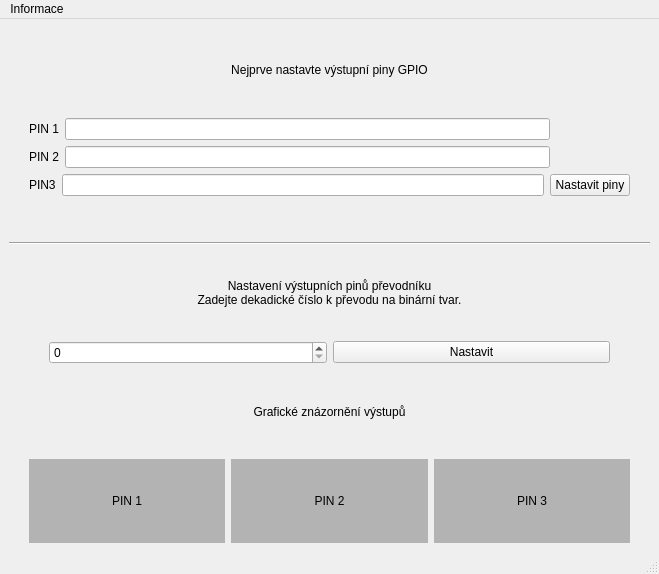
<?xml version="1.0" encoding="UTF-8"?>
<ui version="4.0">
 <class>MainWindow</class>
 <widget class="QMainWindow" name="MainWindow">
  <property name="geometry">
   <rect>
    <x>0</x>
    <y>0</y>
    <width>659</width>
    <height>574</height>
   </rect>
  </property>
  <property name="windowTitle">
   <string>MainWindow</string>
  </property>
  <widget class="QWidget" name="centralwidget">
   <layout class="QGridLayout" name="gridLayout">
    <item row="7" column="0">
     <layout class="QHBoxLayout" name="horizontalLayout">
      <item>
       <spacer name="horizontalSpacer_9">
        <property name="orientation">
         <enum>Qt::Horizontal</enum>
        </property>
        <property name="sizeType">
         <enum>QSizePolicy::Maximum</enum>
        </property>
        <property name="sizeHint" stdset="0">
         <size>
          <width>20</width>
          <height>20</height>
         </size>
        </property>
       </spacer>
      </item>
      <item>
       <widget class="QLabel" name="label_1">
        <property name="styleSheet">
         <string notr="true">background-color: rgb(179, 179, 179);</string>
        </property>
        <property name="text">
         <string>PIN 1</string>
        </property>
        <property name="alignment">
         <set>Qt::AlignCenter</set>
        </property>
       </widget>
      </item>
      <item>
       <widget class="QLabel" name="label_2">
        <property name="styleSheet">
         <string notr="true">background-color: rgb(179, 179, 179);</string>
        </property>
        <property name="text">
         <string>PIN 2</string>
        </property>
        <property name="alignment">
         <set>Qt::AlignCenter</set>
        </property>
       </widget>
      </item>
      <item>
       <widget class="QLabel" name="label_3">
        <property name="styleSheet">
         <string notr="true">background-color: rgb(179, 179, 179);</string>
        </property>
        <property name="text">
         <string>PIN 3</string>
        </property>
        <property name="alignment">
         <set>Qt::AlignCenter</set>
        </property>
       </widget>
      </item>
      <item>
       <spacer name="horizontalSpacer_10">
        <property name="orientation">
         <enum>Qt::Horizontal</enum>
        </property>
        <property name="sizeType">
         <enum>QSizePolicy::Maximum</enum>
        </property>
        <property name="sizeHint" stdset="0">
         <size>
          <width>20</width>
          <height>20</height>
         </size>
        </property>
       </spacer>
      </item>
     </layout>
    </item>
    <item row="1" column="0">
     <layout class="QVBoxLayout" name="verticalLayout">
      <item>
       <layout class="QHBoxLayout" name="horizontalLayout_6">
        <item>
         <spacer name="horizontalSpacer_3">
          <property name="orientation">
           <enum>Qt::Horizontal</enum>
          </property>
          <property name="sizeType">
           <enum>QSizePolicy::Maximum</enum>
          </property>
          <property name="sizeHint" stdset="0">
           <size>
            <width>20</width>
            <height>20</height>
           </size>
          </property>
         </spacer>
        </item>
        <item>
         <widget class="QLabel" name="label_4">
          <property name="text">
           <string>PIN 1</string>
          </property>
         </widget>
        </item>
        <item>
         <widget class="QLineEdit" name="lineEdit_pin_A">
          <property name="inputMethodHints">
           <set>Qt::ImhDigitsOnly</set>
          </property>
         </widget>
        </item>
        <item>
         <spacer name="horizontalSpacer_4">
          <property name="orientation">
           <enum>Qt::Horizontal</enum>
          </property>
          <property name="sizeType">
           <enum>QSizePolicy::Maximum</enum>
          </property>
          <property name="sizeHint" stdset="0">
           <size>
            <width>100</width>
            <height>20</height>
           </size>
          </property>
         </spacer>
        </item>
       </layout>
      </item>
      <item>
       <layout class="QHBoxLayout" name="horizontalLayout_5">
        <item>
         <spacer name="horizontalSpacer_6">
          <property name="orientation">
           <enum>Qt::Horizontal</enum>
          </property>
          <property name="sizeType">
           <enum>QSizePolicy::Maximum</enum>
          </property>
          <property name="sizeHint" stdset="0">
           <size>
            <width>20</width>
            <height>20</height>
           </size>
          </property>
         </spacer>
        </item>
        <item>
         <widget class="QLabel" name="label_5">
          <property name="text">
           <string>PIN 2</string>
          </property>
         </widget>
        </item>
        <item>
         <widget class="QLineEdit" name="lineEdit_pin_B">
          <property name="inputMethodHints">
           <set>Qt::ImhDigitsOnly</set>
          </property>
         </widget>
        </item>
        <item>
         <spacer name="horizontalSpacer_5">
          <property name="orientation">
           <enum>Qt::Horizontal</enum>
          </property>
          <property name="sizeType">
           <enum>QSizePolicy::Maximum</enum>
          </property>
          <property name="sizeHint" stdset="0">
           <size>
            <width>100</width>
            <height>20</height>
           </size>
          </property>
         </spacer>
        </item>
       </layout>
      </item>
      <item>
       <layout class="QHBoxLayout" name="horizontalLayout_3">
        <item>
         <spacer name="horizontalSpacer_7">
          <property name="orientation">
           <enum>Qt::Horizontal</enum>
          </property>
          <property name="sizeType">
           <enum>QSizePolicy::Maximum</enum>
          </property>
          <property name="sizeHint" stdset="0">
           <size>
            <width>20</width>
            <height>20</height>
           </size>
          </property>
         </spacer>
        </item>
        <item>
         <widget class="QLabel" name="label_6">
          <property name="text">
           <string>PIN3</string>
          </property>
         </widget>
        </item>
        <item>
         <widget class="QLineEdit" name="lineEdit_pin_C">
          <property name="inputMethodHints">
           <set>Qt::ImhDigitsOnly</set>
          </property>
         </widget>
        </item>
        <item>
         <widget class="QPushButton" name="pushButton_set_pins">
          <property name="text">
           <string>Nastavit piny</string>
          </property>
         </widget>
        </item>
        <item>
         <spacer name="horizontalSpacer_8">
          <property name="orientation">
           <enum>Qt::Horizontal</enum>
          </property>
          <property name="sizeType">
           <enum>QSizePolicy::Maximum</enum>
          </property>
          <property name="sizeHint" stdset="0">
           <size>
            <width>20</width>
            <height>20</height>
           </size>
          </property>
         </spacer>
        </item>
       </layout>
      </item>
     </layout>
    </item>
    <item row="3" column="0">
     <widget class="Line" name="line">
      <property name="orientation">
       <enum>Qt::Horizontal</enum>
      </property>
     </widget>
    </item>
    <item row="5" column="0">
     <layout class="QHBoxLayout" name="horizontalLayout_2">
      <item>
       <spacer name="horizontalSpacer">
        <property name="orientation">
         <enum>Qt::Horizontal</enum>
        </property>
        <property name="sizeType">
         <enum>QSizePolicy::Maximum</enum>
        </property>
        <property name="sizeHint" stdset="0">
         <size>
          <width>40</width>
          <height>20</height>
         </size>
        </property>
       </spacer>
      </item>
      <item>
       <widget class="QSpinBox" name="spinBox_value">
        <property name="maximum">
         <number>7</number>
        </property>
       </widget>
      </item>
      <item>
       <widget class="QPushButton" name="pushButton_set">
        <property name="enabled">
         <bool>true</bool>
        </property>
        <property name="text">
         <string>Nastavit</string>
        </property>
        <property name="checkable">
         <bool>false</bool>
        </property>
       </widget>
      </item>
      <item>
       <spacer name="horizontalSpacer_2">
        <property name="orientation">
         <enum>Qt::Horizontal</enum>
        </property>
        <property name="sizeType">
         <enum>QSizePolicy::Maximum</enum>
        </property>
        <property name="sizeHint" stdset="0">
         <size>
          <width>40</width>
          <height>20</height>
         </size>
        </property>
       </spacer>
      </item>
     </layout>
    </item>
    <item row="6" column="0">
     <widget class="QLabel" name="label_10">
      <property name="text">
       <string>Grafické znázornění výstupů</string>
      </property>
      <property name="alignment">
       <set>Qt::AlignCenter</set>
      </property>
     </widget>
    </item>
    <item row="0" column="0">
     <widget class="QLabel" name="label_9">
      <property name="text">
       <string>Nejprve nastavte výstupní piny GPIO</string>
      </property>
      <property name="alignment">
       <set>Qt::AlignCenter</set>
      </property>
     </widget>
    </item>
    <item row="4" column="0">
     <widget class="QLabel" name="label">
      <property name="text">
       <string>Nastavení výstupních pinů převodníku
Zadejte dekadické číslo k převodu na binární tvar.</string>
      </property>
      <property name="alignment">
       <set>Qt::AlignCenter</set>
      </property>
     </widget>
    </item>
    <item row="2" column="0">
     <spacer name="verticalSpacer">
      <property name="orientation">
       <enum>Qt::Vertical</enum>
      </property>
      <property name="sizeType">
       <enum>QSizePolicy::Maximum</enum>
      </property>
      <property name="sizeHint" stdset="0">
       <size>
        <width>20</width>
        <height>40</height>
       </size>
      </property>
     </spacer>
    </item>
   </layout>
  </widget>
  <widget class="QMenuBar" name="menubar">
   <property name="geometry">
    <rect>
     <x>0</x>
     <y>0</y>
     <width>659</width>
     <height>21</height>
    </rect>
   </property>
   <widget class="QMenu" name="menuInformace">
    <property name="title">
     <string>Informace</string>
    </property>
    <addaction name="action_instructions"/>
    <addaction name="action_about"/>
   </widget>
   <addaction name="menuInformace"/>
  </widget>
  <widget class="QStatusBar" name="statusbar"/>
  <action name="action_instructions">
   <property name="text">
    <string>Návod</string>
   </property>
  </action>
  <action name="action_about">
   <property name="text">
    <string>O programu</string>
   </property>
  </action>
 </widget>
 <resources/>
 <connections/>
</ui>
